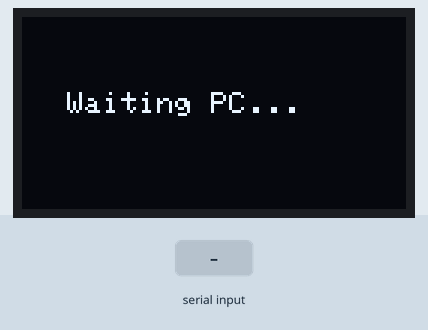
Simulated run of this program. Board: ESP32. Parts: 128×64 one-colour display. Inputs (shaded band) come from the test bench.

Above: at 1.2 s.
1.3 s: "90,45\n" received over Serial
At 2.5 s:
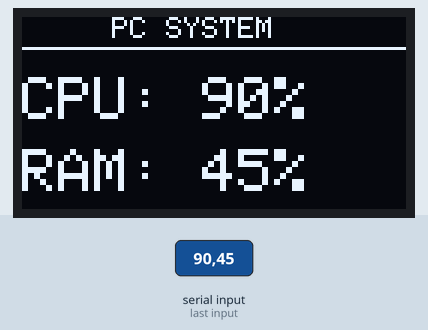
2.8 s: "30,150\n" received over Serial
At 3.6 s:
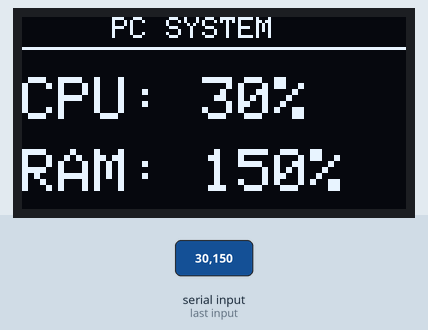
Timing chart, 0 to 5.8 s (numbered marks = the images above; inputs shaded):
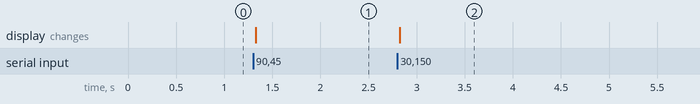

Measured:
- after the input at 1.3 s, the display: changes at once (image 1)
- after the input at 2.8 s, the display: changes at once (image 2)

The program:

main.cpp
```cpp
#include <Arduino.h>
#include <Wire.h>
#include <Adafruit_GFX.h>
#include <Adafruit_SSD1306.h>

#define SCREEN_WIDTH 128
#define SCREEN_HEIGHT 64
#define OLED_SDA 21
#define OLED_SCL 22
// KHỞI TẠO MÀN OLED
Adafruit_SSD1306 display(SCREEN_WIDTH,SCREEN_HEIGHT,&Wire,-1);

void setup(){
  Serial.begin(115200);
  if(!display.begin(SSD1306_SWITCHCAPVCC, 0x3D)) {
    for(;;); // Lỗi không tìm thấy OLED -> Dừng
  }
  display.clearDisplay();
  display.setTextColor(SSD1306_WHITE);
  display.setTextSize(1);
  display.setCursor(15, 25);
  display.print("Waiting PC...");
  display.display();
}
void loop(){
  // kiểm tra có dữ liệu gửi qua serial-> tách chuỗi nếu có-> clear màn cũ
  if (Serial.available() > 0) {
    String input = Serial.readStringUntil('\n'); // Đọc đến ký tự xuống dòng
    int commaIndex = input.indexOf(',');
    // nếu xuất hiện input cpu \n ram  {0,1}
    if(commaIndex >0){ // chuyển sang int
      int cpuVal = input.substring(0,commaIndex).toInt();
      int ramVal = input.substring(commaIndex+1).toInt();
      display.clearDisplay();

      // --- HÀNG TIÊU ĐỀ ---
      display.setTextSize(1);
      display.setCursor(30, 0);
      display.print("PC SYSTEM");
      display.drawLine(0, 10, 127, 10, SSD1306_WHITE); // Kẻ đường phân cách

      // --- HIỂN THỊ CPU (Cỡ chữ 2) ---
      display.setTextSize(2);
      display.setCursor(0, 20);
      display.print("CPU: ");
      display.print(cpuVal);
      display.print("%");

      // --- HIỂN THỊ RAM (Cỡ chữ 2) ---
      display.setCursor(0, 44);
      display.print("RAM: ");
      display.print(ramVal);
      display.print("%");

      // Cập nhật lên màn hình OLED
      display.display();
      }
    }
}
```
